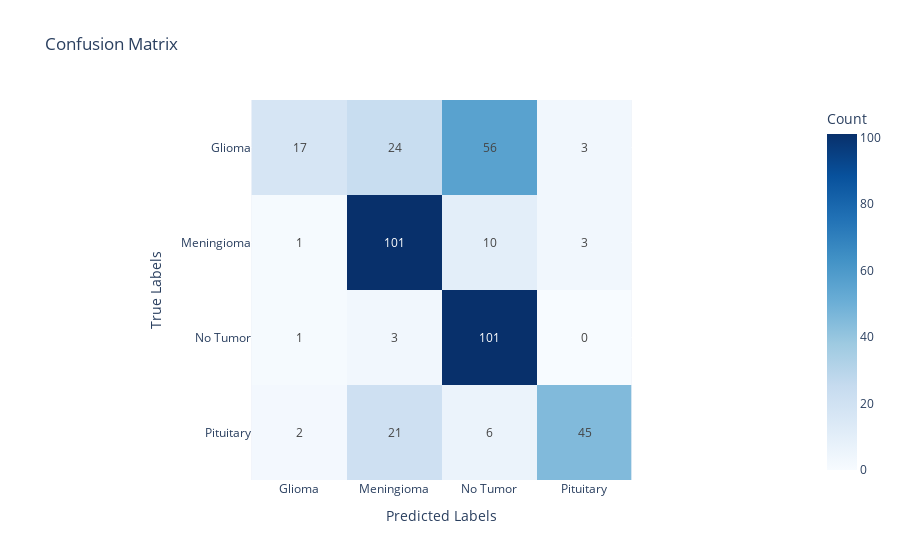

Here is the notebook cell this chart was saved with:
### Markdown cell above
# Analyse du Modèle 1

### Code cell
plot_confusion_matrix(model_1,x_test,y_test)

### Figure 1 — Plotly figure (JSON) as saved in the notebook; plotly's stock layout.template omitted (floating-point values rounded to 4 significant figures)
{"data": [{"coloraxis": "coloraxis", "hovertemplate": "Predicted: %{x}<br>True: %{y}<br>Count: %{z}<extra></extra>", "name": "0", "texttemplate": "%{z}", "type": "heatmap", "x": ["Glioma", "Meningioma", "No Tumor", "Pituitary"], "xaxis": "x", "y": ["Glioma", "Meningioma", "No Tumor", "Pituitary"], "yaxis": "y", "z": [[17, 24, 56, 3], [1, 101, 10, 3], [1, 3, 101, 0], [2, 21, 6, 45]]}], "layout": {"coloraxis": {"colorbar": {"title": {"text": "Count"}}, "colorscale": [[0, "rgb(247,251,255)"], [0.125, "rgb(222,235,247)"], [0.25, "rgb(198,219,239)"], [0.375, "rgb(158,202,225)"], [0.5, "rgb(107,174,214)"], [0.625, "rgb(66,146,198)"], [0.75, "rgb(33,113,181)"], [0.875, "rgb(8,81,156)"], [1, "rgb(8,48,107)"]]}, "title": {"text": "Confusion Matrix"}, "xaxis": {"anchor": "y", "constrain": "domain", "domain": [0, 1], "scaleanchor": "y", "title": {"text": "Predicted Labels"}}, "yaxis": {"anchor": "x", "autorange": "reversed", "constrain": "domain", "domain": [0, 1], "title": {"text": "True Labels"}}}}
